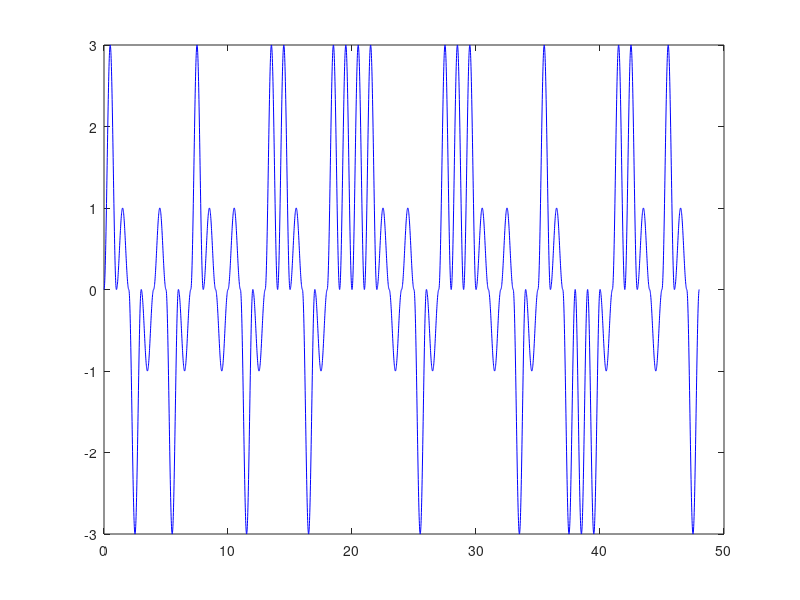

The MATLAB script that drew this image: (Note: this script raises an error after producing the figure.)
%% a
x = linspace(0,1);
grc = 1/2*(1 - cos(2*pi*x));
%plot(T*x, grc) % Check the pulse for correct form
text = 'digital';
m = double(text);
b = reshape(dec2base(m, 2).', 1, []);
b(50) = 0; % Padding signal


%% 4-PAM
Apam = [-3 -1 1 3];
x = linspace(0,1);
sumAreaPam = 0;
for i = 1:49
    bstr = strcat(b(i), b(i+1));
    sig = bin2dec(bstr); %Choose signal from Apam alternatives
    plot(x, Apam(sig + 1)*grc, 'blue')
    hold on
    sumAreaPam = abs(sumAreaPam + trapz(x, Apam(sig + 1)*grc));
    x = x + 1;
    i = i + 1;
end

%% 4-PSK
vl = [0 pi/2 pi 3*pi/2];
x = linspace(0,1);
sig1 = cos(8*pi*x + vl(1));  
sig2 = cos(8*pi*x + vl(2));
sig3 = cos(8*pi*x + vl(3));
sig4 = cos(8*pi*x + vl(4));
signals1 = [sig1 sig2 sig3 sig4];
sumAreaPsk = 0;

for i = 1:49
    bstr = strcat(b(i), b(i+1));
    sig = bin2dec(bstr); %Choose signal from alternatives
    
    plot(x, grc * signals1(sig + 1), 'blue')
    hold on
    sumAreaPsk = abs(sumAreaPsk + trapz(x, grc * signals1(sig + 1)));
    x = x + 1;
    i = i + 1;
end

%% 16-QAM
% 2 4-PAM signals i equal to 16-QAM in symmetric cases

Apam = [-3 -1 1 3];
x = linspace(0,1);
sumAreaQam = 0;
for i = 1:47
    bstr1 = strcat(b(i), b(i+1));
    sig1 = bin2dec(bstr1); %Choose signal from Apam alternatives
    bstr2 = strcat(b(i+2), b(i+3));
    sig2 = bin2dec(bstr2);
    plot(x, Apam(sig1 + 1)*grc + Apam(sig2 + 1)*grc, 'blue')
    hold on
    
    sumAreaQam = abs(sumAreaQam + trapz(x, Apam(sig1 + 1)*grc + Apam(sig2 + 1)*grc));
    x = x + 1;
    i = i + 1;
end

%% 4-FSK
x = linspace(0,1);
sumAreaFsk = 0;

for i = 1:49
    bstr = strcat(b(i), b(i+1));
    sig = bin2dec(bstr) + 1; %Choose frequency multiplier
    plot(x, cos(2*pi*x*sig), 'blue')
    hold on
    
    sumAreaFsk = abs(sumAreaFsk + trapz(x, cos(2*pi*x*sig)));
    x = x + 1;
    i = i + 1;
    
end


%% b
% Average symbol energy should be integral / 50

EsPam = sumAreaPam * sumAreaPam / 50;
EsPsk = sumAreaPsk * sumAreaPsk / 50;
EsQam = sumAreaQam * sumAreaQam / 50;
EsFsk = sumAreaFsk * sumAreaFsk / 50;

